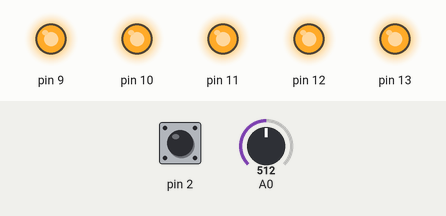
A sketch run on a simulated Arduino Uno, built with avr-gcc and run on an emulated ATmega328P. Parts: output pins drawn as LEDs (lit = HIGH). The inputs (shaded band) are chosen by the test bench; at power-on: pin 2 LOW, A0 = 512.

Above: at 1.2 s.
1.3 s: pin 2 driven HIGH
At 2.3 s:
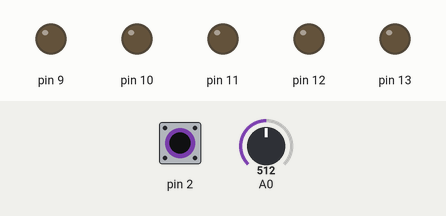
2.8 s: pin 2 pulsed LOW 2 times (0.12 s each, 0.3 s apart)
At 3.6 s:
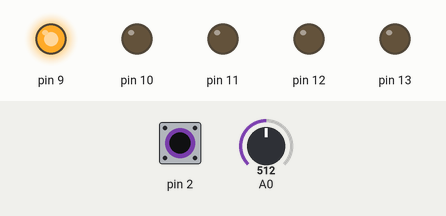
Timing chart, 0 to 12.2 s (numbered marks = the images above; inputs shaded):
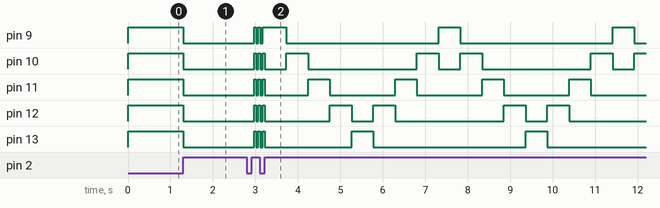

Measured:
- after the input at 1.3 s, pin 9–13: HIGH → LOW at once

The sketch:

Lab1_bikelight.ino
```cpp
/**
Principles of Engineering
Spring 2015
Lab 1 - Brake Light
Antonia Elsen, Jessica Oehrlein, William Saulnier

A small arduino script that will control 5 LEDs, making them flash
in four different patterns -- all on, all off, all flashing, or all
bouncing. The speed of the bouncing is controlled by the rotation
of a 10k potentiometer.
**/

boolean flash;
int button = 2;
int bouncet = 0;
int flash_interval = 50;
volatile int mode = 0;
unsigned long last_inter = 0;


void setup() {
  Serial.begin(9600);
  pinMode(13, OUTPUT);
  pinMode(12, OUTPUT);
  pinMode(11, OUTPUT);
  pinMode(10, OUTPUT);
  pinMode(9, OUTPUT);
  attachInterrupt(0, modef, RISING);
}

/**
  Interrupt function that switches between the four modes of
  LED flashing on button press.
**/
void modef() {
  //Debounce the button. Ignore any interrupts after the first
    //for 200ms after the first interrupt
  unsigned long first_inter = millis();
  if (first_inter - last_inter > 200){
    mode++;
    mode = mode % 4;
  }
  last_inter = first_inter;
}

/**

**/
void loop() {
  switch (mode){
    case 0:
      allOn();
      break;
    case 1:
      allOff();
      break;
    case 2:
      delay(flash_interval);
      flash = !flash;
      allFlashing();
      break;
    case 3:
      allBouncing();
      break;
    }
}

/**
  Turns all LEDs on.
**/
void allOn() {
  for(int p = 9; p<14; p++ ){
    digitalWrite(p, HIGH);
  }
}

/**
  Turns all LEDs off.
**/
void allOff(){
  for(int p = 9; p<14; p++ ){
    digitalWrite(p, LOW);
  }
}

/**
  Flashes the LEDs on or off, depending on their previous state.

  Did you really need me to comment these?
**/
void allFlashing(){
  for(int p = 9; p<14; p++ ){
    digitalWrite(p, flash);
  }
}

/**
  Switches one LED on at a time to create a bouncing pattern.
  The rate at which the LEDs bounce (the delay) is determined from the voltage
  read from a voltage divider on analog pin 0.
**/
void allBouncing(){
  digitalWrite(9, LOW);
  digitalWrite(10, LOW);
  digitalWrite(11, LOW);
  digitalWrite(12, LOW);
  digitalWrite(13, LOW);


  int pmod = bouncet % 8;
  if (pmod>4){
    pmod = 8 - pmod;}
  pmod = 9 + pmod;
  bouncet++;

  digitalWrite(pmod, HIGH);
  delay(analogRead(0));
  digitalWrite(pmod, LOW);
}
```
